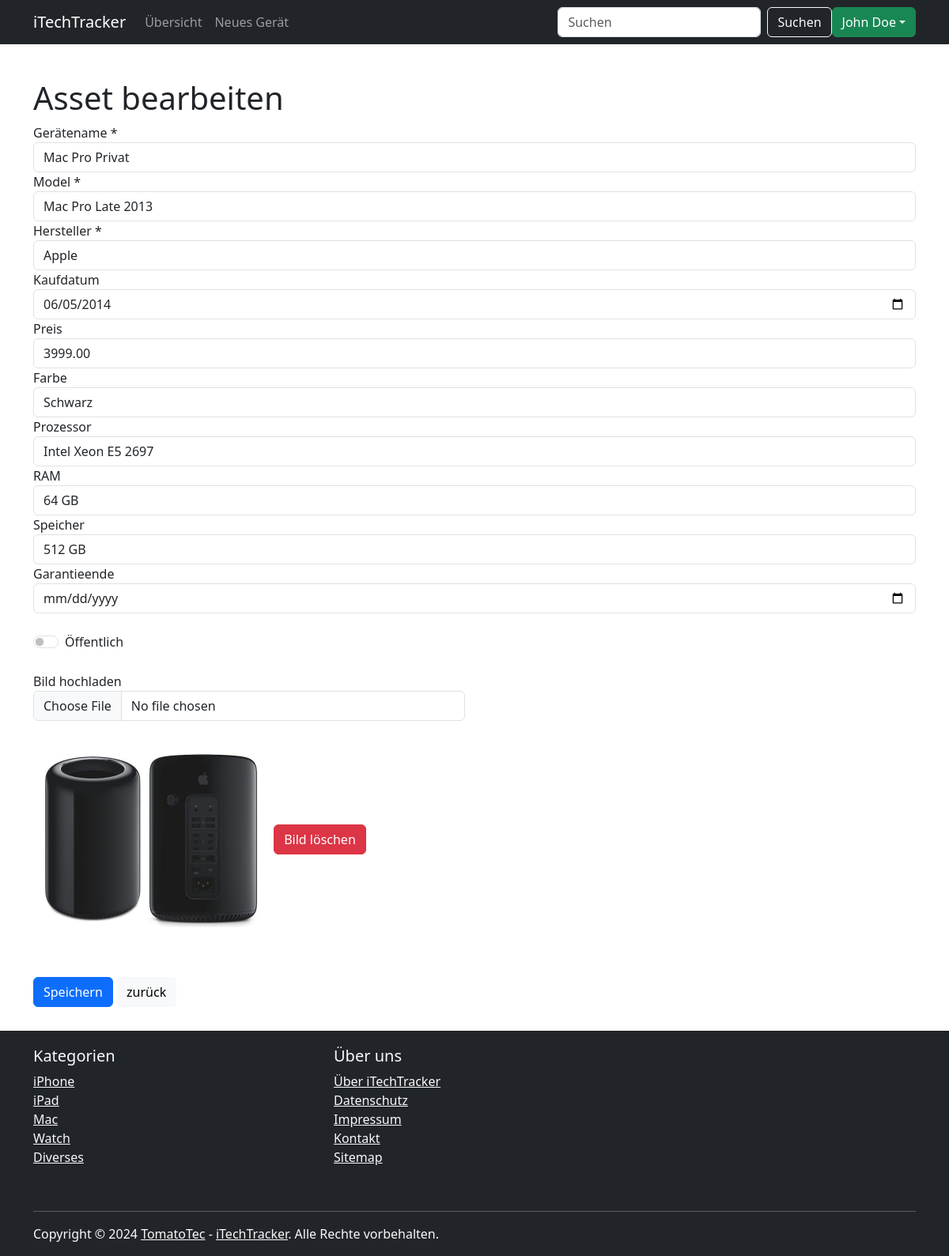
Page /asset-edit.php?id=6 (signed in) on the committed database.
### tables this page shows
CREATE TABLE `assets` (
  `asset_id` int(11) NOT NULL,
  `user_id` int(11) NOT NULL,
  `device_name` varchar(255) NOT NULL,
  `model` varchar(255) NOT NULL,
  `manufacturer` varchar(255) DEFAULT NULL,
  `purchase_date` date DEFAULT NULL,
  `price` decimal(10,2) DEFAULT NULL,
  `color` varchar(50) DEFAULT NULL,
  `processor` varchar(255) DEFAULT NULL,
  `ram` varchar(50) DEFAULT NULL,
  `storage` varchar(50) DEFAULT NULL,
  `warranty_end` date DEFAULT NULL,
  `image_path` varchar(255) DEFAULT NULL,
  `public` tinyint(1) NOT NULL DEFAULT '0'
);

### asset-edit.php (the view, shortened to what this page needs)
<?php
include 'include/dbconnector.inc.php';
$asset_id = intval($_GET['id']);
$query = "SELECT * FROM assets WHERE asset_id = ? AND user_id = ?";
$stmt = $dbconn->prepare($query);
$user_id = $_SESSION['user_id'];
$stmt->bind_param("ii", $asset_id, $user_id);
$stmt->execute();
$result = $stmt->get_result();
$asset = $result->fetch_assoc();
?>
<!DOCTYPE html>
<html lang="de">
<head>
    <link rel="stylesheet" href="Style.css">
    <link href="https://cdn.jsdelivr.net/npm/bootstrap@5.3.3/dist/css/bootstrap.min.css" rel="stylesheet">
</head>
<body>
    <?php
    include 'include/navbar.inc.php';
    ?>
    <div class="container content-all">
        <h1>Asset bearbeiten</h1>
        <form id="editForm" method="post" enctype="multipart/form-data">
            <div class="form-group">
                <label for="device_name">Gerätename *</label>
                <input type="text" id="device_name" name="device_name" class="form-control" value="<?php echo $asset['device_name']; ?>" required>
            </div>
            <div class="form-group">
                <label for="model">Model *</label>
                <input type="text" id="model" name="model" class="form-control" value="<?php echo $asset['model']; ?>" required>
            </div>
            <div class="form-group">
                <label for="manufacturer">Hersteller *</label>
                <input type="text" id="manufacturer" name="manufacturer" class="form-control" value="<?php echo $asset['manufacturer']; ?>" required>
            </div>
            <div class="form-group">
                <label for="purchase_date">Kaufdatum</label>
                <input type="date" id="purchase_date" name="purchase_date" value="<?php echo $asset['purchase_date']; ?>" class="form-control">
            </div>
            <div class="form-group">
                <label for="price">Preis</label>
                <input type="number" id="price" name="price" class="form-control" step="0.01" value="<?php echo $asset['price']; ?>">
            </div>
            <div class="form-group">
                <label for="color">Farbe</label>
                <input type="text" id="color" name="color" class="form-control" value="<?php echo $asset['color']; ?>">
            </div>
            <div class="form-group">
                <label for="processor">Prozessor</label>
                <input type="text" id="processor" name="processor" class="form-control" value="<?php echo $asset['processor']; ?>">
            </div>
            <div class="form-group">
                <label for="ram">RAM</label>
                <input type="text" id="ram" name="ram" class="form-control" value="<?php echo $asset['ram']; ?>">
            </div>
            <div class="form-group">
                <label for="storage">Speicher</label>
                <input type="text" id="storage" name="storage" class="form-control" value="<?php echo $asset['storage']; ?>">
            </div>
            <div class="form-group">
                <label for="warranty_end">Garantieende</label>
                <input type="date" id="warranty_end" name="warranty_end" class="form-control" value="<?php echo $asset['warranty_end']; ?>">
            </div>
            <br>
            <div class="form-group">
                <div class="form-check form-switch">
                    <input class="form-check-input" type="checkbox" id="public" name="public" <?php echo $asset['public'] == 1 ? 'checked' : ''; ?>>
                    <label class="form-check-label" for="public">Öffentlich</label>
                </div>
            </div>
            <br>
            <div class="row">
                <div class="col-md-6">
                    <div class="form-group">
                        <label for="image">Bild hochladen</label>
                        <input type="file" id="image" name="image" accept="image/png, image/jpg, image/jpeg" class="form-control">
                    </div>
                    <div class="form-group">
                        <?php if (!empty($asset['image_path']) && file_exists($asset['image_path'])) : ?>
                            <img src="<?php echo $asset['image_path']; ?>" alt="Bild" style="max-width: 300px;">
                            <button type="submit" class="btn btn-danger" name="delete_image">Bild löschen</button>
                        <?php else : ?>
                            <p>Kein Bild vorhanden</p>
                        <?php endif; ?>
                    </div>
                </div>
            </div>
            <br>
            <button type="submit" class="btn btn-primary">Speichern</button>
            <button onclick="window.location.href='./overview.php';" type="button" name="button" class="btn btn-light">zurück</button>
        </form>
    </div>
    <?php
    include 'include/footer.inc.php';
    ?>
</body>
</html>

### Style.css (style rules this page uses)
.content-all { margin-top: 100px; margin-bottom: 30px; }
body { min-height: 100vh; display: flex; flex-direction: column; }

### rows in the picture
assets: device_name "Mac Pro Privat", model "Mac Pro Late 2013", manufacturer "Apple", purchase_date "06/05/2014", price "3999.00", color "Schwarz", processor "Intel Xeon E5 2697", ram "64 GB", storage "512 GB", image_path (picture)

### other values in the picture
$fullname "John Doe"
